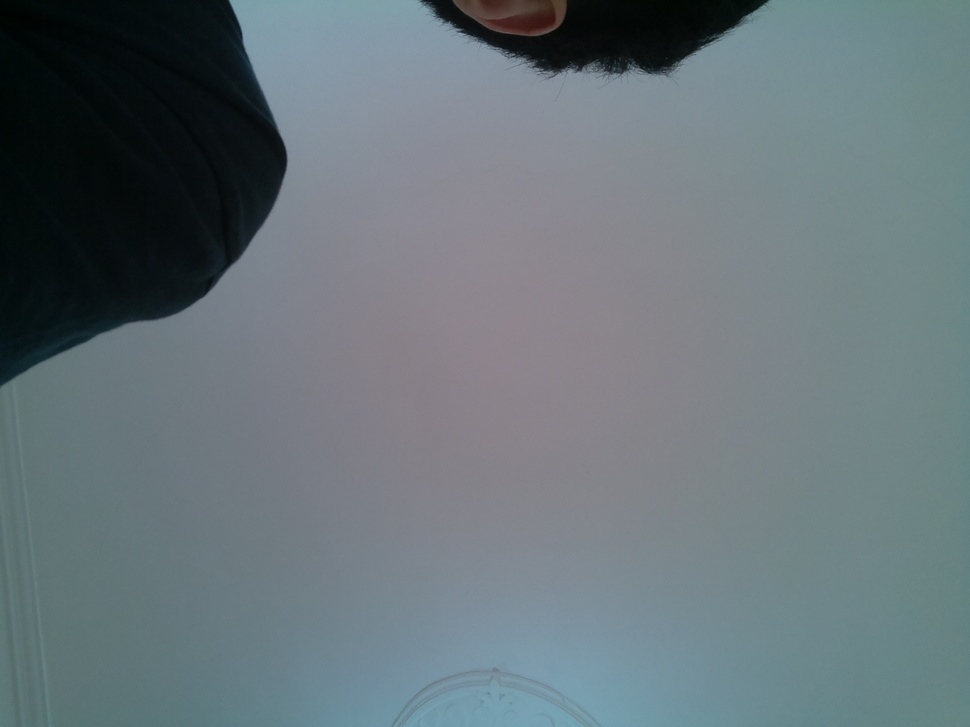
//> input picture test/te.jpg, 970 x 727 px, shrunk from 2592 x 1944 before the run, given in place of the camera
$ ./main   (built with g++ and OpenCV 4)
//> lines starting //> are read from the running program, lines starting //| are printed output that depends on the picture; after the words box and inside, x2 and y2 are one past the last pixel; in counts of white or black regions, pixels touching at a corner belong together


#include<fstream>
#include<iostream>
#include<string>
#include<cmath>

#include "opencv2/opencv.hpp"
using namespace cv;
using namespace std;

int main()
{

	waitKey(15);
	VideoCapture capture(10);


	Mat frame;

	Mat dst,  detected_edges;

	int x0 = 0, y0 = 0, w0 = 0, h0 = 0;
	int x0max = 0, y0max = 0, w0max = 0, h0max = 0;

	int biggest = 0;

	while(true){
		capture >> frame;
//> frame is the input picture: 727 rows x 970 cols, CV_8UC3; mean B, G, R 121.5, 116, 103.7

		cvtColor(frame, dst, CV_BGR2GRAY);
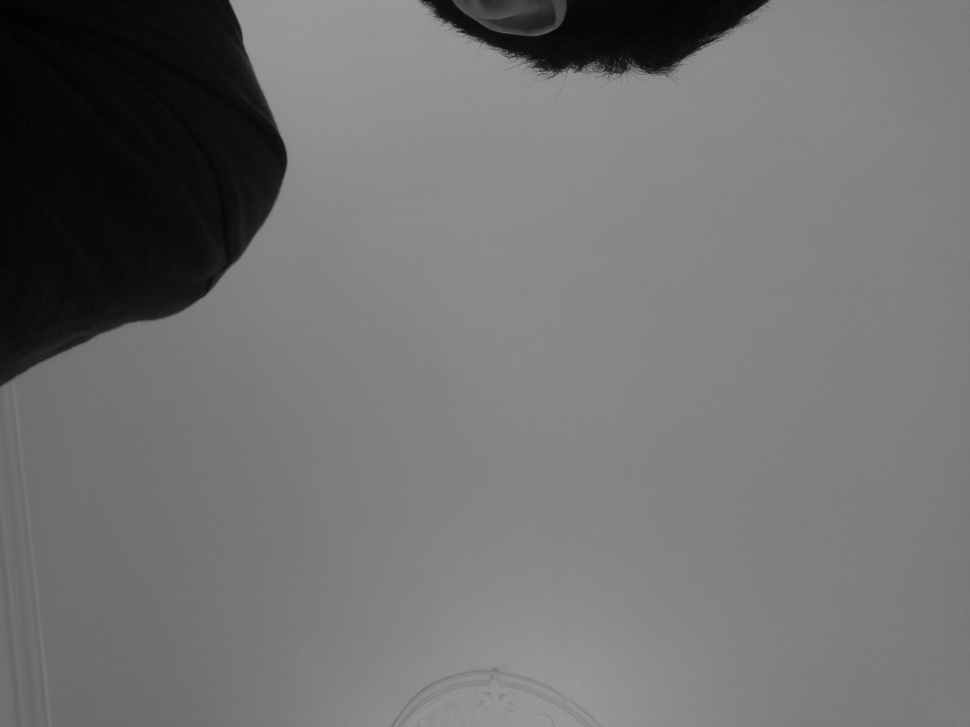
//> dst: 727 rows x 970 cols, CV_8UC1; min 1, max 155, mean 113

		threshold(dst, dst, 128, 255, CV_THRESH_BINARY_INV);
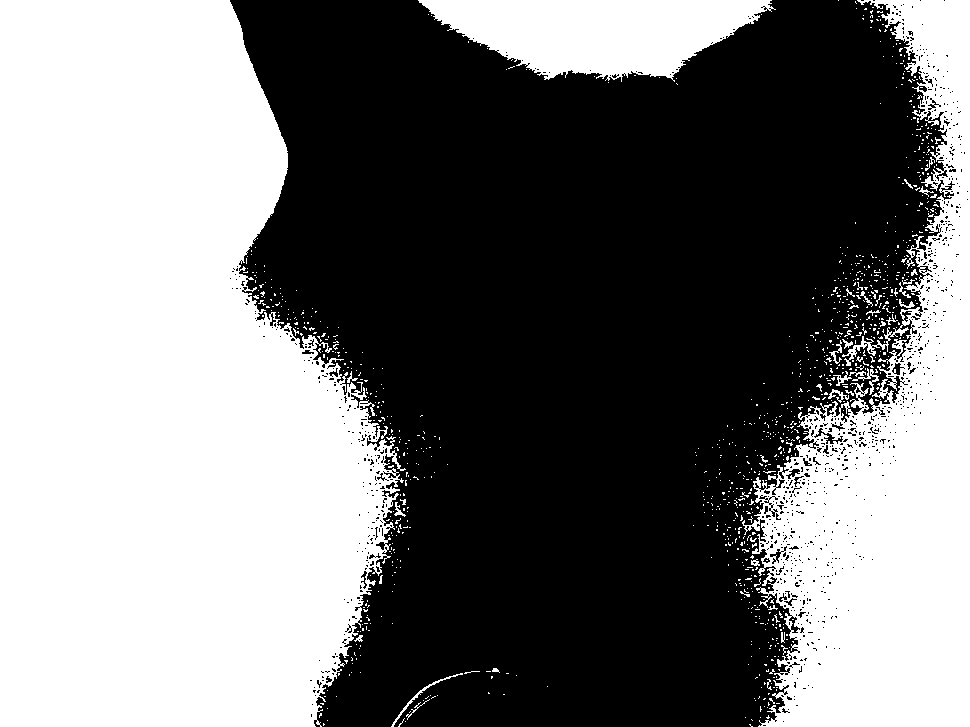
//> dst: 727 rows x 970 cols, CV_8UC1; 47.2% white; 1034 white regions (994 under 20 px)

		vector<vector<Point>> contours;
		vector<Vec4i> hierarcy;
		findContours(dst, contours, hierarcy, CV_RETR_EXTERNAL, CHAIN_APPROX_NONE);
//> contours = 1030 contours, 1012 with area under 20; largest, box (x1, y1, x2, y2) and area: (0, 0, 406, 727) 227786, (742, 0, 970, 727) 82174, (418, 0, 776, 82) 18486, (391, 673, 463, 727) 119, (852, 368, 879, 395) 74

		vector<Rect> boundRect(contours.size());


		for (int i = 0; i<contours.size(); i++)
		{
			boundRect[i] = boundingRect((Mat)contours[i]);
			drawContours(frame, contours, i, Scalar(0, 0, 255), 2, 8);
			x0 = boundRect[i].x;
			y0 = boundRect[i].y;
			w0 = boundRect[i].width;
			h0 = boundRect[i].height;


			if (w0 * h0 > biggest)
			{
				biggest = w0 * h0;
				x0max = x0;
				y0max = y0;
				w0max = w0;
				h0max = h0;
			}
		}
//> this loop made 1030 passes
//> (x0, y0, w0, h0, biggest, x0max, y0max, w0max) on passes 1, 6, 21, 52, 1027, 1030: (749, 724, 4, 3, 12, 749, 724, 4), (398, 718, 7, 9, 63, 398, 718, 7), (406, 699, 24, 21, 504, 406, 699, 24), (391, 673, 72, 54, 3888, 391, 673, 72), (742, 0, 228, 727, 165756, 742, 0, 228), (0, 0, 406, 727, 295162, 0, 0, 406)
//> (x0, y0, w0, h0) on passes 2, 3, 4, 5, 7, 8: (323, 723, 2, 3), (405, 721, 1, 1), (327, 720, 1, 1), (751, 719, 2, 2), (760, 717, 1, 1), (745, 717, 1, 1)
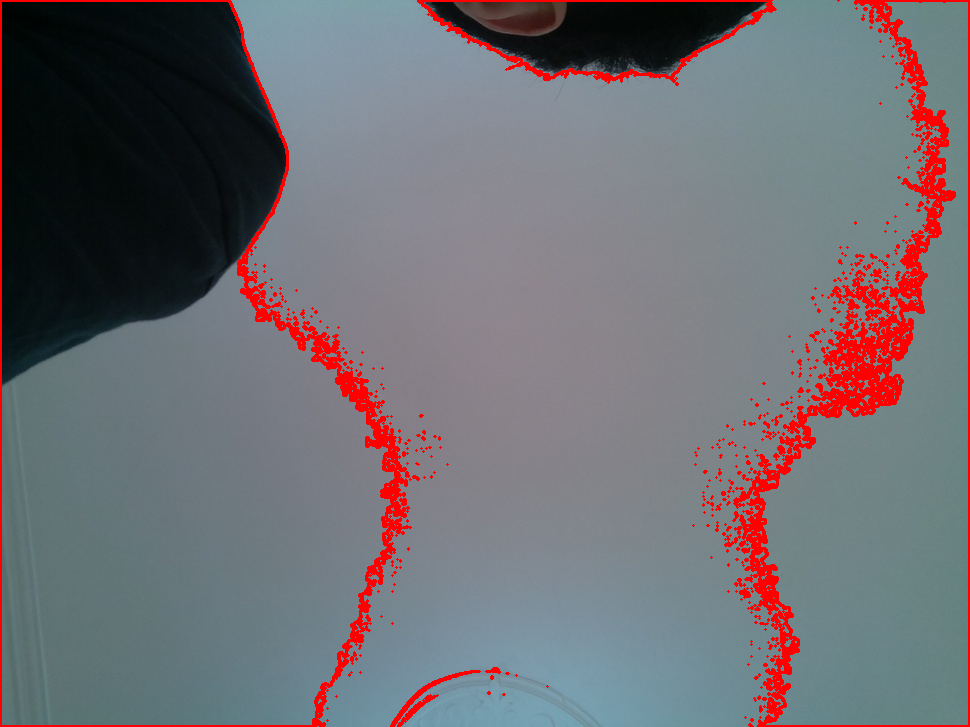
//> frame: 727 rows x 970 cols, CV_8UC3; 5.4% of pixels changed, all inside (x1, y1, x2, y2) = (0, 0, 970, 727)
//> after the loop, boundRect = 1030 Rects (x, y, width, height), first 8: [749, 724, 4, 3], [323, 723, 2, 3], [405, 721, 1, 1], [327, 720, 1, 1], [751, 719, 2, 2], [398, 718, 7, 9], [760, 717, 1, 1], [745, 717, 1, 1]; biggest = 295162; x0max = 0; y0max = 0; w0max = 406; h0max = 727
		Rect rect(x0max, y0max, w0max, h0max);
//> rect = Rect(0, 0, 406, 727)
		Mat image_rect = frame(rect);
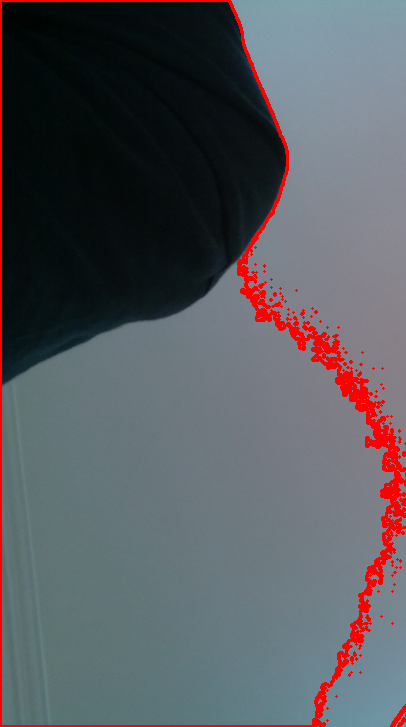
//> image_rect: 727 rows x 406 cols, CV_8UC3; mean B, G, R 95.4, 90.1, 88.7
		if (image_rect.size != 0)
		{
			bool write_bool = imwrite("/home/pi/test/capture.jpg", image_rect);
		}

		string s;
		ifstream inf;
		inf.open("/home/pi/test/result.txt");
		// [4 lines of commented-out code are left out]
		rectangle(frame, Point(x0max, y0max), Point(x0max + w0max, y0max + h0max), Scalar(0, 255, 0), 2, 8);
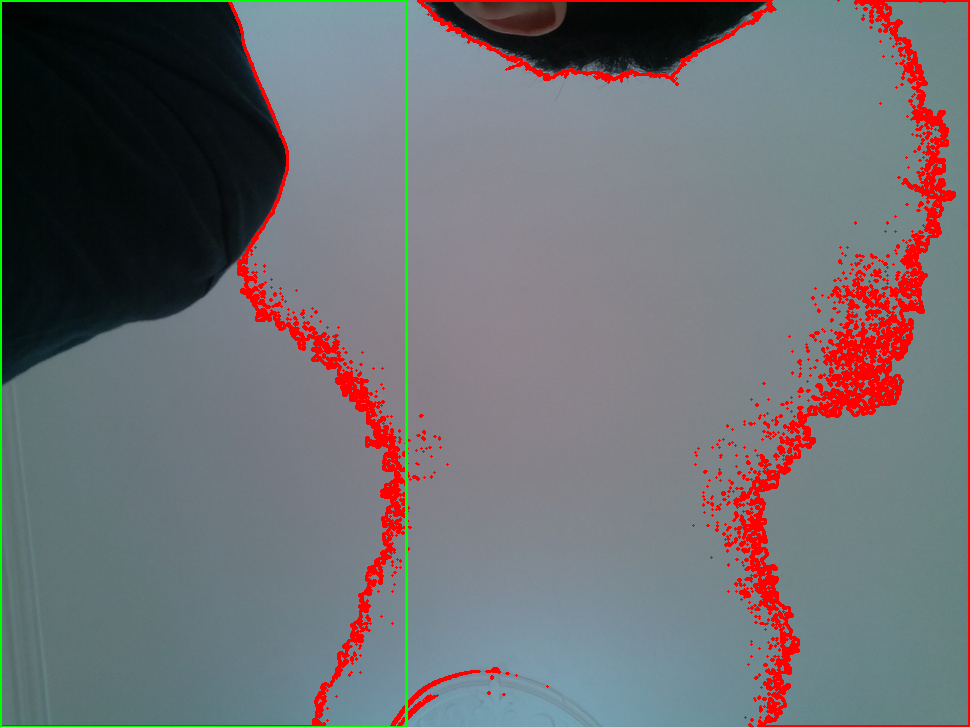
//> frame: 727 rows x 970 cols, CV_8UC3; 0.69% of pixels changed, all inside (x1, y1, x2, y2) = (0, 0, 408, 727)
		putText(frame, s, Point(x0max, y0max), FONT_HERSHEY_SIMPLEX, 0.8, Scalar(255, 255, 255), 2);
//> s = ""
		imshow("result", frame);
		cout << contours.size() << endl;
//| 1030

		waitKey(15);	//delay
		if (waitKey(100) == 27) break;//Esc-->break
//> the Esc key is pressed
	}
}
